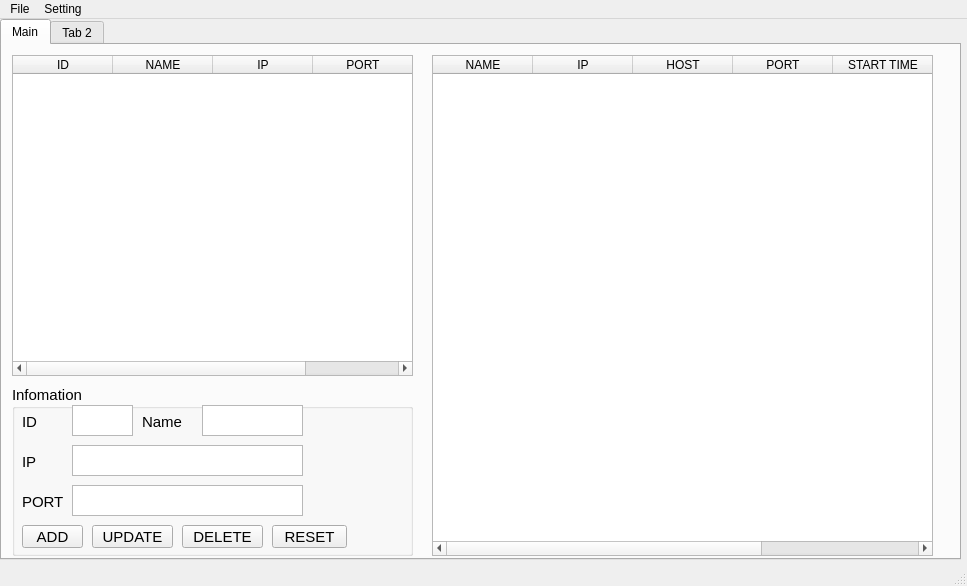
<?xml version="1.0" encoding="UTF-8"?>
<ui version="4.0">
 <class>MainWindow</class>
 <widget class="QMainWindow" name="MainWindow">
  <property name="geometry">
   <rect>
    <x>0</x>
    <y>0</y>
    <width>967</width>
    <height>586</height>
   </rect>
  </property>
  <property name="windowTitle">
   <string>MainWindow</string>
  </property>
  <widget class="QWidget" name="centralwidget">
   <widget class="QTabWidget" name="tabWidget">
    <property name="geometry">
     <rect>
      <x>0</x>
      <y>0</y>
      <width>961</width>
      <height>541</height>
     </rect>
    </property>
    <property name="currentIndex">
     <number>0</number>
    </property>
    <widget class="QWidget" name="tab">
     <attribute name="title">
      <string>Main</string>
     </attribute>
     <widget class="QTableWidget" name="tb_logs">
      <property name="geometry">
       <rect>
        <x>430</x>
        <y>10</y>
        <width>501</width>
        <height>501</height>
       </rect>
      </property>
      <column>
       <property name="text">
        <string>NAME</string>
       </property>
      </column>
      <column>
       <property name="text">
        <string>IP</string>
       </property>
      </column>
      <column>
       <property name="text">
        <string>HOST</string>
       </property>
      </column>
      <column>
       <property name="text">
        <string>PORT</string>
       </property>
      </column>
      <column>
       <property name="text">
        <string>START TIME</string>
       </property>
      </column>
      <column>
       <property name="text">
        <string>END TIME</string>
       </property>
      </column>
     </widget>
     <widget class="QGroupBox" name="groupBox">
      <property name="geometry">
       <rect>
        <x>10</x>
        <y>340</y>
        <width>401</width>
        <height>171</height>
       </rect>
      </property>
      <property name="font">
       <font>
        <pointsize>11</pointsize>
       </font>
      </property>
      <property name="title">
       <string>Infomation</string>
      </property>
      <widget class="QLabel" name="label">
       <property name="geometry">
        <rect>
         <x>130</x>
         <y>30</y>
         <width>47</width>
         <height>13</height>
        </rect>
       </property>
       <property name="font">
        <font>
         <pointsize>11</pointsize>
        </font>
       </property>
       <property name="text">
        <string>Name</string>
       </property>
      </widget>
      <widget class="QTextEdit" name="txt_name">
       <property name="geometry">
        <rect>
         <x>190</x>
         <y>20</y>
         <width>101</width>
         <height>31</height>
        </rect>
       </property>
       <property name="html">
        <string>&lt;!DOCTYPE HTML PUBLIC &quot;-//W3C//DTD HTML 4.0//EN&quot; &quot;http://www.w3.org/TR/REC-html40/strict.dtd&quot;&gt;
&lt;html&gt;&lt;head&gt;&lt;meta name=&quot;qrichtext&quot; content=&quot;1&quot; /&gt;&lt;style type=&quot;text/css&quot;&gt;
p, li { white-space: pre-wrap; }
&lt;/style&gt;&lt;/head&gt;&lt;body style=&quot; font-family:'MS Shell Dlg 2'; font-size:11pt; font-weight:400; font-style:normal;&quot;&gt;
&lt;p style=&quot;-qt-paragraph-type:empty; margin-top:0px; margin-bottom:0px; margin-left:0px; margin-right:0px; -qt-block-indent:0; text-indent:0px; font-size:8.25pt;&quot;&gt;&lt;br /&gt;&lt;/p&gt;&lt;/body&gt;&lt;/html&gt;</string>
       </property>
      </widget>
      <widget class="QTextEdit" name="txt_ip">
       <property name="geometry">
        <rect>
         <x>60</x>
         <y>60</y>
         <width>231</width>
         <height>31</height>
        </rect>
       </property>
       <property name="html">
        <string>&lt;!DOCTYPE HTML PUBLIC &quot;-//W3C//DTD HTML 4.0//EN&quot; &quot;http://www.w3.org/TR/REC-html40/strict.dtd&quot;&gt;
&lt;html&gt;&lt;head&gt;&lt;meta name=&quot;qrichtext&quot; content=&quot;1&quot; /&gt;&lt;style type=&quot;text/css&quot;&gt;
p, li { white-space: pre-wrap; }
&lt;/style&gt;&lt;/head&gt;&lt;body style=&quot; font-family:'MS Shell Dlg 2'; font-size:11pt; font-weight:400; font-style:normal;&quot;&gt;
&lt;p style=&quot;-qt-paragraph-type:empty; margin-top:0px; margin-bottom:0px; margin-left:0px; margin-right:0px; -qt-block-indent:0; text-indent:0px; font-size:8.25pt;&quot;&gt;&lt;br /&gt;&lt;/p&gt;&lt;/body&gt;&lt;/html&gt;</string>
       </property>
      </widget>
      <widget class="QLabel" name="label_2">
       <property name="geometry">
        <rect>
         <x>10</x>
         <y>70</y>
         <width>47</width>
         <height>13</height>
        </rect>
       </property>
       <property name="font">
        <font>
         <pointsize>11</pointsize>
        </font>
       </property>
       <property name="text">
        <string>IP</string>
       </property>
      </widget>
      <widget class="QTextEdit" name="txt_port">
       <property name="geometry">
        <rect>
         <x>60</x>
         <y>100</y>
         <width>231</width>
         <height>31</height>
        </rect>
       </property>
       <property name="html">
        <string>&lt;!DOCTYPE HTML PUBLIC &quot;-//W3C//DTD HTML 4.0//EN&quot; &quot;http://www.w3.org/TR/REC-html40/strict.dtd&quot;&gt;
&lt;html&gt;&lt;head&gt;&lt;meta name=&quot;qrichtext&quot; content=&quot;1&quot; /&gt;&lt;style type=&quot;text/css&quot;&gt;
p, li { white-space: pre-wrap; }
&lt;/style&gt;&lt;/head&gt;&lt;body style=&quot; font-family:'MS Shell Dlg 2'; font-size:11pt; font-weight:400; font-style:normal;&quot;&gt;
&lt;p style=&quot;-qt-paragraph-type:empty; margin-top:0px; margin-bottom:0px; margin-left:0px; margin-right:0px; -qt-block-indent:0; text-indent:0px; font-size:8.25pt;&quot;&gt;&lt;br /&gt;&lt;/p&gt;&lt;/body&gt;&lt;/html&gt;</string>
       </property>
      </widget>
      <widget class="QLabel" name="label_3">
       <property name="geometry">
        <rect>
         <x>10</x>
         <y>110</y>
         <width>47</width>
         <height>13</height>
        </rect>
       </property>
       <property name="font">
        <font>
         <pointsize>11</pointsize>
        </font>
       </property>
       <property name="text">
        <string>PORT</string>
       </property>
      </widget>
      <widget class="QPushButton" name="btn_add">
       <property name="geometry">
        <rect>
         <x>10</x>
         <y>140</y>
         <width>61</width>
         <height>23</height>
        </rect>
       </property>
       <property name="text">
        <string>ADD</string>
       </property>
      </widget>
      <widget class="QPushButton" name="btn_update">
       <property name="geometry">
        <rect>
         <x>80</x>
         <y>140</y>
         <width>81</width>
         <height>23</height>
        </rect>
       </property>
       <property name="text">
        <string>UPDATE</string>
       </property>
      </widget>
      <widget class="QPushButton" name="btn_delete">
       <property name="geometry">
        <rect>
         <x>170</x>
         <y>140</y>
         <width>81</width>
         <height>23</height>
        </rect>
       </property>
       <property name="text">
        <string>DELETE</string>
       </property>
      </widget>
      <widget class="QPushButton" name="btn_reset">
       <property name="geometry">
        <rect>
         <x>260</x>
         <y>140</y>
         <width>75</width>
         <height>23</height>
        </rect>
       </property>
       <property name="text">
        <string>RESET</string>
       </property>
      </widget>
      <widget class="QLabel" name="label_4">
       <property name="geometry">
        <rect>
         <x>10</x>
         <y>30</y>
         <width>47</width>
         <height>13</height>
        </rect>
       </property>
       <property name="font">
        <font>
         <pointsize>11</pointsize>
        </font>
       </property>
       <property name="text">
        <string>ID</string>
       </property>
      </widget>
      <widget class="QTextEdit" name="txt_id">
       <property name="geometry">
        <rect>
         <x>60</x>
         <y>20</y>
         <width>61</width>
         <height>31</height>
        </rect>
       </property>
       <property name="html">
        <string>&lt;!DOCTYPE HTML PUBLIC &quot;-//W3C//DTD HTML 4.0//EN&quot; &quot;http://www.w3.org/TR/REC-html40/strict.dtd&quot;&gt;
&lt;html&gt;&lt;head&gt;&lt;meta name=&quot;qrichtext&quot; content=&quot;1&quot; /&gt;&lt;style type=&quot;text/css&quot;&gt;
p, li { white-space: pre-wrap; }
&lt;/style&gt;&lt;/head&gt;&lt;body style=&quot; font-family:'MS Shell Dlg 2'; font-size:11pt; font-weight:400; font-style:normal;&quot;&gt;
&lt;p style=&quot;-qt-paragraph-type:empty; margin-top:0px; margin-bottom:0px; margin-left:0px; margin-right:0px; -qt-block-indent:0; text-indent:0px; font-size:8.25pt;&quot;&gt;&lt;br /&gt;&lt;/p&gt;&lt;/body&gt;&lt;/html&gt;</string>
       </property>
      </widget>
     </widget>
     <widget class="QTableWidget" name="tb_device">
      <property name="geometry">
       <rect>
        <x>10</x>
        <y>10</y>
        <width>401</width>
        <height>321</height>
       </rect>
      </property>
      <column>
       <property name="text">
        <string>ID</string>
       </property>
      </column>
      <column>
       <property name="text">
        <string>NAME</string>
       </property>
      </column>
      <column>
       <property name="text">
        <string>IP</string>
       </property>
      </column>
      <column>
       <property name="text">
        <string>PORT</string>
       </property>
      </column>
     </widget>
    </widget>
    <widget class="QWidget" name="tab_2">
     <attribute name="title">
      <string>Tab 2</string>
     </attribute>
    </widget>
   </widget>
  </widget>
  <widget class="QMenuBar" name="menubar">
   <property name="geometry">
    <rect>
     <x>0</x>
     <y>0</y>
     <width>967</width>
     <height>23</height>
    </rect>
   </property>
   <widget class="QMenu" name="menuFile">
    <property name="title">
     <string>File</string>
    </property>
    <addaction name="actionOpen"/>
    <addaction name="actionSave"/>
   </widget>
   <widget class="QMenu" name="menuSetting">
    <property name="title">
     <string>Setting</string>
    </property>
    <addaction name="actionConfiguration_data_base"/>
    <addaction name="actionConfig_Client"/>
    <addaction name="actionConfiguration_Server"/>
   </widget>
   <addaction name="menuFile"/>
   <addaction name="menuSetting"/>
  </widget>
  <widget class="QStatusBar" name="statusbar"/>
  <action name="actionConfiguration_data_base">
   <property name="text">
    <string>Configuration Database</string>
   </property>
  </action>
  <action name="actionConfig_Client">
   <property name="text">
    <string>Configuration Client</string>
   </property>
  </action>
  <action name="actionOpen">
   <property name="text">
    <string>Open</string>
   </property>
  </action>
  <action name="actionSave">
   <property name="text">
    <string>Save</string>
   </property>
  </action>
  <action name="actionConfiguration_Server">
   <property name="text">
    <string>Configuration Server</string>
   </property>
  </action>
 </widget>
 <resources/>
 <connections/>
</ui>
